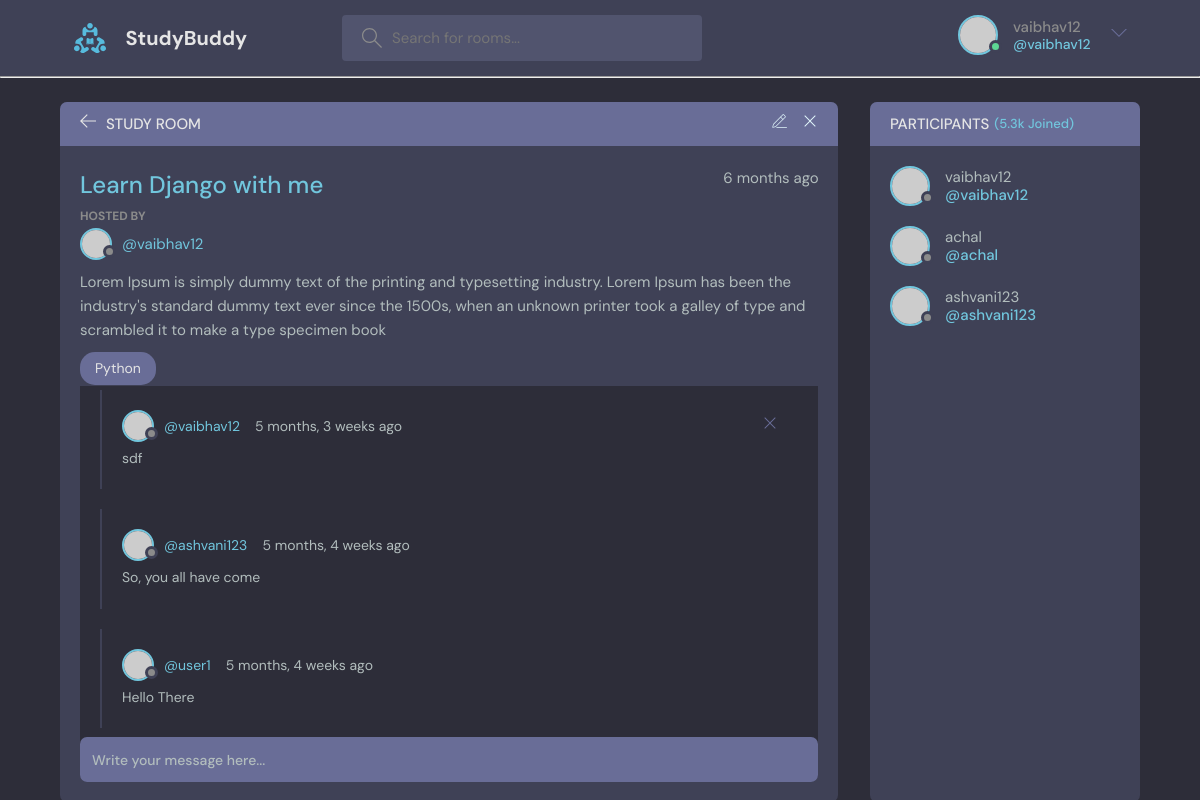
/room/2 (signed in), run on the app's committed database.
### base/models.py (models this page shows, shortened)
class Room(models.Model):
    host = models.ForeignKey(User, on_delete=models.SET_NULL, null=True)
    topic = models.ForeignKey(Topic, on_delete=models.SET_NULL, null=True)
    participants = models.ManyToManyField(User, related_name='participants')
    name = models.CharField(max_length=200)
    description = models.TextField(blank=True, null=True)
    updated = models.DateTimeField(auto_now=True)
    created = models.DateTimeField(auto_now_add=True)
    class Meta:
        ordering = ['-updated', '-created']

class Topic(models.Model):
    name = models.CharField(max_length=150)
    def __str__(self) -> str:
        return self.name

class Message(models.Model):
    user = models.ForeignKey(User, on_delete=models.CASCADE)
    room = models.ForeignKey(Room, on_delete=models.CASCADE)
    body = models.TextField()
    updated = models.DateTimeField(auto_now=True)
    created = models.DateTimeField(auto_now_add=True)
    class Meta:
        ordering = ['-updated', '-created']

### base/views.py (the view, shortened to what this page needs)
# urls.py: path("room/<str:pk>", room, name="room" ),
def room(request, pk):
    curr_room = Room.objects.get(id=pk)
    participants = curr_room.participants.all()
    messages = curr_room.message_set.all()
    context= { "room": curr_room, "convos": messages, 'participants': participants}
    return render(request, 'base/room.html',context)

### base/templates/base/room.html (shortened to what this page needs)
{% extends 'base/base.html' %}
{% block content %}
<main class="profile-page layout layout--2">
  <div class="container">
    <div class="room">
      <div class="room__top">
        <div class="room__topLeft">
          <a href="{% url 'home' %}">
            <svg version="1.1" xmlns="http://www.w3.org/2000/svg" width="32" height="32" viewBox="0 0 32 32">
              <title>arrow-left</title>
              <path
                d="M13.723 2.286l-13.723 13.714 13.719 13.714 1.616-1.611-10.96-10.96h27.625v-2.286h-27.625l10.965-10.965-1.616-1.607z"
              ></path>
            </svg>
          </a>
          <h3>Study Room</h3>
        </div>
        <div class="room__topRight">
          <a href="{% url 'update-room' room.id %}">
          </a>
          <a href="{% url 'delete-room' room.id %}">
            <svg version="1.1" xmlns="http://www.w3.org/2000/svg" width="32" height="32" viewBox="0 0 32 32">
              <title>remove</title>
              <path
                d="M27.314 6.019l-1.333-1.333-9.98 9.981-9.981-9.981-1.333 1.333 9.981 9.981-9.981 9.98 1.333 1.333 9.981-9.98 9.98 9.98 1.333-1.333-9.98-9.98 9.98-9.981z"
              ></path>
            </svg>
          </a>
        </div>
      </div>
      <div class="room__box scroll">
        <d-iv class="room__header scroll">
          <div class="room__info">
            <h3>{{room.name}} </h3>
            <span>{{room.created|timesince}} ago</span>
          </div>
          <div class="room__hosted">
            <p>Hosted By</p>
            <a href="{% url 'profile' room.host.id %}" class="room__author">
              <div class="avatar avatar--small">
                <img src="https://randomuser.me/api/portraits/men/37.jpg" />
              </div>
              <span>@{{room.host.username}} </span>
            </a>
          </div>
          <div class="room__details">
            {{room.description}}
          </div>
          <span class="room__topics">{{room.topic}} </span>
        </d-iv>
        <div class="room__conversation">
          <div class="threads scroll">
            {% for convo in convos %}
            <div class="thread">
              <div class="thread__top">
                <div class="thread__author">
                  <a href="#" class="thread__authorInfo">
                    <div class="avatar avatar--small">
                      <img src="https://randomuser.me/api/portraits/men/37.jpg" />
                    </div>
                    <span>@{{convo.user.username}}</span>
                  </a>
                  <span class="thread__date">{{convo.created|timesince}} ago</span>
                </div>
                {% if request.user == convo.user %}
                <div class="thread__delete">
                  <a href="{% url 'delete-message' convo.id %}">
                    <svg version="1.1" xmlns="http://www.w3.org/2000/svg" width="32" height="32" viewBox="0 0 32 32">
                      <title>remove</title>
                      <path
                        d="M27.314 6.019l-1.333-1.333-9.98 9.981-9.981-9.981-1.333 1.333 9.981 9.981-9.981 9.98 1.333 1.333 9.981-9.98 9.98 9.98 1.333-1.333-9.98-9.98 9.98-9.981z"
                      ></path>
                    </svg>
                  </a>
                </div>
                {% endif %}
              </div>
              <div class="thread__details">
                {{convo.body}}
              </div>
            </div>
            {% endfor %}
          </div>
        </div>
      </div>
      {% if request.user.is_authenticated %}
      <div class="room__message">
        <form method="post" action="">
          <input name="body" placeholder="Write your message here..." />
        </form>
      </div>
      {% endif %}
    </div>
    <div class="participants">
      <h3 class="participants__top">Participants <span>(5.3k Joined)</span></h3>
      <div class="participants__list scroll">
        {% for participant in participants %}
        <a href="{% url 'profile' participant.id %}" class="participant">
          <div class="avatar avatar--medium">
            <img src="https://randomuser.me/api/portraits/men/37.jpg" />
          </div>
          <p>
            {{participant.username}}
            <span>@{{participant.username}}</span>
          </p>
        </a>
        {% endfor %}
      </div>
    </div>
  </div>
</main>
{% endblock content %}

### base/templates/base/navbar.html (shortened to what this page needs)
{% load static %}
<header class="header header--loggedIn">
    <div class="container">
      <a href="{% url 'home' %}" class="header__logo">
        <img src="{% static 'images/logo.svg' %}" />
        <h1>StudyBuddy</h1>
      </a>
      <form method="GET" action="{% url 'home' %}" class="header__search">
        <label>
          <input type="text", name="q" placeholder="Search for rooms..." />
        </label>
      </form>
      <nav class="header__menu">
          {% if request.user.is_authenticated %}
          <div class="header__user">
              <a href="{% url 'profile' request.user.id %}">
                  <div class="avatar avatar--medium active">
                      <img src="https://randomuser.me/api/portraits/men/37.jpg" />
                    </div>
                    <p>{{request.user.username}} <span>@{{request.user.username}}</span></p>
                </a>
                <button class="dropdown-button">
                    <svg version="1.1" xmlns="http://www.w3.org/2000/svg" width="32" height="32" viewBox="0 0 32 32">
                        <title>chevron-down</title>
                        <path d="M16 21l-13-13h-3l16 16 16-16h-3l-13 13z"></path>
                    </svg>
                </button>
            </div>
            {% else %}
            <a href="{% url 'login' %}">
                <img src="{% static 'images/avatar.svg' %}" />
                <p>Login</p>
            </a>
            {% endif %}
      </nav>
    </div>
  </header>
<hr>

### data on the page
Room: name "Learn Django with me", created "6 months", host.username "vaibhav12", description "Lorem Ipsum is simply dummy text of the printing and typesetting industry. Lorem Ipsum has been the industry's standard dummy text ever since the 1500s, when an unknown printer took a galley of type and scrambled it to make a type specimen book", topic "Python"
Message: user.username "vaibhav12", created "5 months, 3 weeks", body "sdf"
Message: user.username "ashvani123", created "5 months, 4 weeks", body "So, you all have come"
Message: user.username "user1", created "5 months, 4 weeks", body "Hello There"

### other printed values
{{ request.user.username }} "vaibhav12"
{{ participant.username }} "vaibhav12"
{{ participant.username }} "achal"
{{ participant.username }} "ashvani123"
